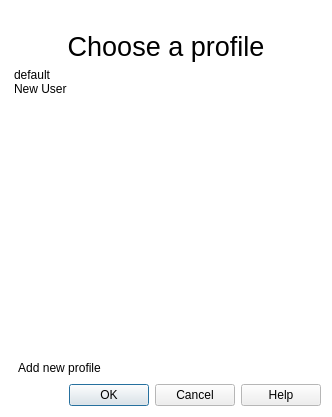
<?xml version="1.0" encoding="UTF-8"?>
<ui version="4.0">
 <class>QgsUserProfileSelectionDialog</class>
 <widget class="QDialog" name="QgsUserProfileSelectionDialog">
  <property name="geometry">
   <rect>
    <x>0</x>
    <y>0</y>
    <width>332</width>
    <height>417</height>
   </rect>
  </property>
  <property name="palette">
   <palette>
    <active>
     <colorrole role="Base">
      <brush brushstyle="SolidPattern">
       <color alpha="255">
        <red>255</red>
        <green>255</green>
        <blue>255</blue>
       </color>
      </brush>
     </colorrole>
     <colorrole role="Window">
      <brush brushstyle="SolidPattern">
       <color alpha="255">
        <red>255</red>
        <green>255</green>
        <blue>255</blue>
       </color>
      </brush>
     </colorrole>
    </active>
    <inactive>
     <colorrole role="Base">
      <brush brushstyle="SolidPattern">
       <color alpha="255">
        <red>255</red>
        <green>255</green>
        <blue>255</blue>
       </color>
      </brush>
     </colorrole>
     <colorrole role="Window">
      <brush brushstyle="SolidPattern">
       <color alpha="255">
        <red>255</red>
        <green>255</green>
        <blue>255</blue>
       </color>
      </brush>
     </colorrole>
    </inactive>
    <disabled>
     <colorrole role="Base">
      <brush brushstyle="SolidPattern">
       <color alpha="255">
        <red>255</red>
        <green>255</green>
        <blue>255</blue>
       </color>
      </brush>
     </colorrole>
     <colorrole role="Window">
      <brush brushstyle="SolidPattern">
       <color alpha="255">
        <red>255</red>
        <green>255</green>
        <blue>255</blue>
       </color>
      </brush>
     </colorrole>
    </disabled>
   </palette>
  </property>
  <property name="windowTitle">
   <string>User Profile Selector</string>
  </property>
  <layout class="QVBoxLayout" name="verticalLayout">
   <item>
    <widget class="QLabel" name="label_2">
     <property name="text">
      <string/>
     </property>
     <property name="pixmap">
      <pixmap resource="../../images/images.qrc">:/images/icons/qgis-icon-60x60.png</pixmap>
     </property>
     <property name="scaledContents">
      <bool>false</bool>
     </property>
     <property name="alignment">
      <set>Qt::AlignCenter</set>
     </property>
    </widget>
   </item>
   <item>
    <widget class="QLabel" name="label">
     <property name="font">
      <font>
       <pointsize>20</pointsize>
      </font>
     </property>
     <property name="text">
      <string>Choose a profile</string>
     </property>
     <property name="alignment">
      <set>Qt::AlignCenter</set>
     </property>
    </widget>
   </item>
   <item>
    <widget class="QListWidget" name="mProfileListWidget">
     <property name="frameShape">
      <enum>QFrame::NoFrame</enum>
     </property>
     <property name="uniformItemSizes">
      <bool>true</bool>
     </property>
     <item>
      <property name="text">
       <string>default</string>
      </property>
      <property name="icon">
       <iconset resource="../../images/images.qrc">
        <normaloff>:/images/themes/default/user.svg</normaloff>:/images/themes/default/user.svg</iconset>
      </property>
     </item>
     <item>
      <property name="text">
       <string>New User</string>
      </property>
      <property name="icon">
       <iconset resource="../../images/images.qrc">
        <normaloff>:/images/themes/default/user.svg</normaloff>:/images/themes/default/user.svg</iconset>
      </property>
     </item>
    </widget>
   </item>
   <item>
    <widget class="QToolButton" name="mAddProfileButton">
     <property name="text">
      <string>Add new profile</string>
     </property>
     <property name="icon">
      <iconset resource="../../images/images.qrc">
       <normaloff>:/images/themes/default/symbologyAdd.svg</normaloff>:/images/themes/default/symbologyAdd.svg</iconset>
     </property>
     <property name="iconSize">
      <size>
       <width>24</width>
       <height>24</height>
      </size>
     </property>
     <property name="toolButtonStyle">
      <enum>Qt::ToolButtonTextBesideIcon</enum>
     </property>
     <property name="autoRaise">
      <bool>true</bool>
     </property>
    </widget>
   </item>
   <item>
    <widget class="QDialogButtonBox" name="buttonBox">
     <property name="orientation">
      <enum>Qt::Horizontal</enum>
      </property>
     <property name="standardButtons">
      <set>QDialogButtonBox::Cancel|QDialogButtonBox::Help|QDialogButtonBox::Ok</set>
     </property>
    </widget>
   </item>
  </layout>
 </widget>
 <resources>
  <include location="../../images/images.qrc"/>
 </resources>
 <connections>
  <connection>
   <sender>buttonBox</sender>
   <signal>accepted()</signal>
   <receiver>QgsUserProfileSelectionDialog</receiver>
   <slot>accept()</slot>
   <hints>
    <hint type="sourcelabel">
     <x>145</x>
     <y>392</y>
    </hint>
    <hint type="destinationlabel">
     <x>165</x>
     <y>208</y>
    </hint>
   </hints>
  </connection>
  <connection>
   <sender>buttonBox</sender>
   <signal>rejected()</signal>
   <receiver>QgsUserProfileSelectionDialog</receiver>
   <slot>reject()</slot>
   <hints>
    <hint type="sourcelabel">
     <x>145</x>
     <y>392</y>
    </hint>
    <hint type="destinationlabel">
     <x>165</x>
     <y>208</y>
    </hint>
   </hints>
  </connection>
 </connections>
</ui>
